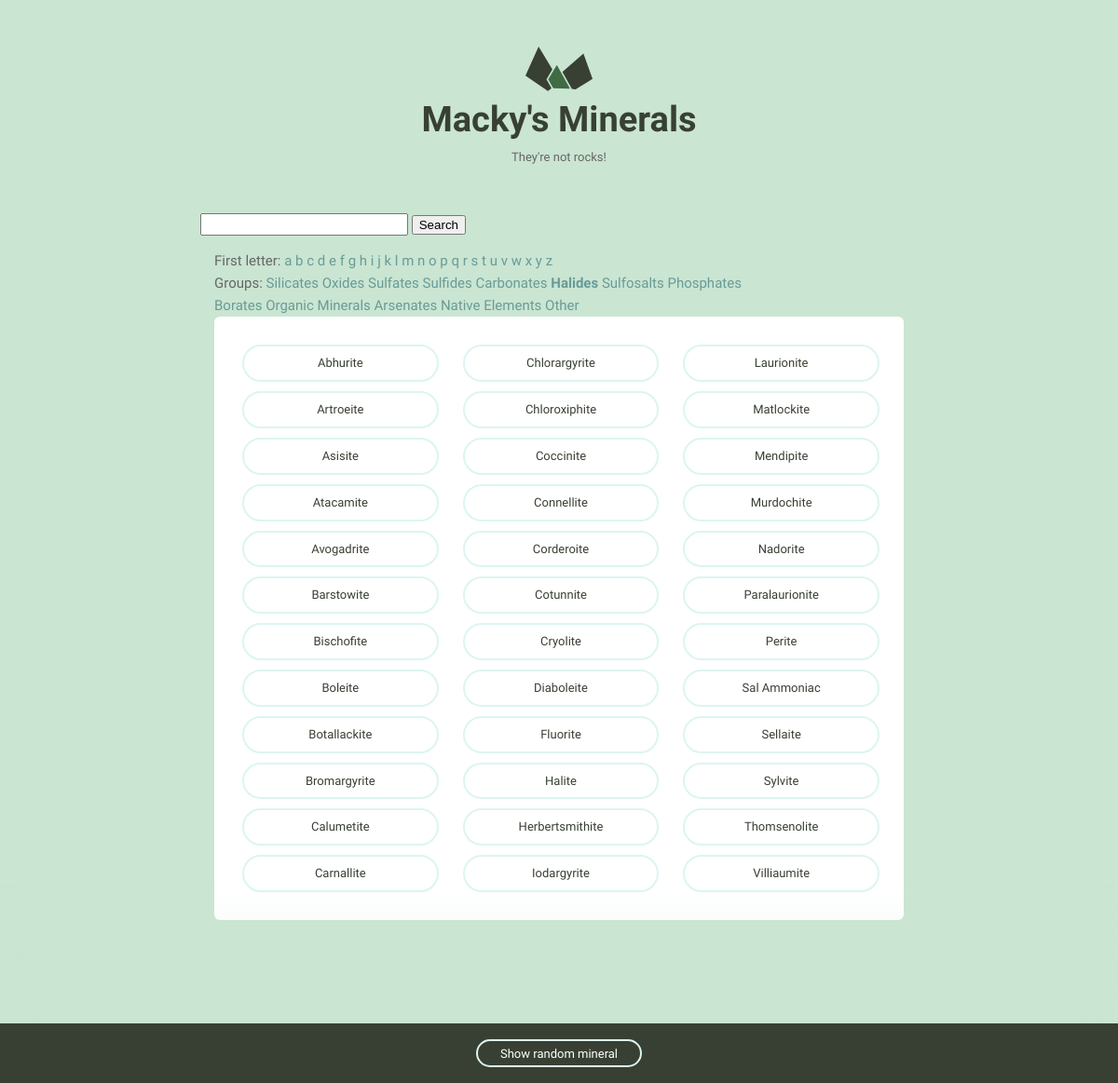
Page /search/group/Halides/ on the committed database.
### minerals/models.py (models this page shows, shortened)
class Mineral(models.Model):
    name = models.CharField(max_length=255)
    image_filename = models.CharField(max_length=255, blank=True)
    image_caption = models.CharField(max_length=255, blank=True)
    category = models.CharField(max_length=255, blank=True)
    formula = models.CharField(max_length=255, blank=True)
    strunz_classification = models.CharField(max_length=255, blank=True)
    crystal_system = models.CharField(max_length=255, blank=True)
    unit_cell = models.CharField(max_length=255, blank=True)
    color = models.CharField(max_length=255, blank=True)
    crystal_symmetry = models.CharField(max_length=255, blank=True)
    cleavage = models.CharField(max_length=255, blank=True)
    mohs_scale_hardness = models.CharField(max_length=255, blank=True)
    luster = models.CharField(max_length=255, blank=True)
    streak = models.CharField(max_length=255, blank=True)
    diaphaneity = models.CharField(max_length=255, blank=True)
    optical_properties = models.CharField(max_length=255, blank=True)
    refractive_index = models.CharField(max_length=255,  blank=True)
    crystal_habit = models.CharField(max_length=255, blank=True)
    specific_gravity = models.CharField(max_length=255, blank=True)
    group = models.CharField(max_length=255, blank=True)

### minerals/views.py (the view)
def mineral_group_search(request, group):
    groups = ['Silicates', 'Oxides', 'Sulfates', 'Sulfides', 'Carbonates',
              'Halides', 'Sulfosalts', 'Phosphates', 'Borates',
              'Organic Minerals', 'Arsenates', 'Native Elements', 'Other']
    all_minerals = Mineral.objects.all()
    random_mineral = random.choice(all_minerals)
    minerals = Mineral.objects.filter(group__contains=group).values('name',
                                                                    'pk')
    return render(request, 'index.html', {'minerals': minerals,
                                          'active_group': group,
                                          'groups': groups,
                                          'random': random_mineral})

### minerals/templates/index.html
{% extends "layout.html" %}
{% block bounds_size %}
  <div class="bounds">
{% endblock %}
{% block content %}
<div class="grid-80">
Groups:
    {% for group in groups %}
    <a href="{% url 'mineral_group_search' group=group %}">
      {% if group == active_group %}
        <b>{{ group }}</b>
      {% else %}
        {{ group }}
      {% endif %}
    </a>
  {% endfor %}
</div>
  <div class="grid-100">
    <ul class="minerals__container">
      {% if minerals %}
        {% for mineral in minerals %}
          <li class="minerals__item">
            <a class="minerals__anchor"
               href="{% url 'mineral_detail' pk=mineral.pk %}">
              {{ mineral.name|title }}
            </a>
          </li>
        {% endfor %}
      {% else %}
        <li class="minerals__item">
          <strong>No items found.</strong>
        </li>
      {% endif %}
    </ul>
  </div>
{% endblock %}

### minerals/static/css/global.css (style rules this page uses)
html { font-family: sans-serif; -ms-text-size-adjust: 100%; -webkit-text-size-adjust: 100%; }
body { margin: 0; }
a { background-color: transparent; }
html { font-size: 62.5%; }
body { background-color: #CAE5D2; font-size: 1.5em; line-height: 1.6; font-weight: 400; font-family: "Cousine"; color: #666; }
.bounds { max-width: 800px; margin: 0 auto; padding: 50px 0 150px; overflow: hidden; }
.grid, .grid-5, .grid-10, .grid-15, .grid-20, .grid-25, .grid-30, .grid-33, .grid-35, .grid-40, .grid-45, .grid-50, .grid-55, .grid-60, .grid-65, .grid-66, .grid-70, .grid-75, .grid-80, .grid-90, .grid-95, .grid-100 { float: left; box-sizing: border-box; position: relative; }
.grid-80 { width: 80%; padding: 0 15px; }
.grid-100 { width: 100%; padding: 0 15px; }
a { color: #689b98; text-decoration: none; -webkit-transition: color 0.2s; -moz-transition: color 0.2s; -ms-transition: color 0.2s; -o-transition: color 0.2s; transition: color 0.2s; }
ul { list-style: circle inside; padding-left: 0; margin-top: 0; }
li { margin-bottom: 1rem; font-size: 1.3rem; }
table, p, ul { margin-bottom: 2.5rem; }
.minerals__container { background-color: #fff; border-radius: 6px; list-style: none; padding: 30px 30px 20px 30px; -webkit-column-gap: 30px; -moz-column-gap: 30px; column-gap: 30px; }
@media (min-width: 640px) { .minerals__container { -webkit-column-count: 3; -moz-column-count: 3; column-count: 3; } }
.minerals__anchor { border: solid 2px #DCF5F2; border-radius: 100px; color: #384033; display: block; font-size: 13px; text-align: center; padding: 8px 0 7px 0; width: 100%; transition: background-color 200ms ease-in-out, font-weight 200ms ease-in-out, color 200ms ease-in-out; }

### rows in the picture
Mineral: name "Abhurite"
Mineral: name "Artroeite"
Mineral: name "Asisite"
Mineral: name "Atacamite"
Mineral: name "Avogadrite"
Mineral: name "Barstowite"
Mineral: name "Bischofite"
Mineral: name "Boleite"
Mineral: name "Botallackite"
Mineral: name "Bromargyrite"
Mineral: name "Calumetite"
Mineral: name "Carnallite"
Mineral: name "Chlorargyrite"
Mineral: name "Chloroxiphite"
Mineral: name "Coccinite"
Mineral: name "Connellite"
Mineral: name "Corderoite"
Mineral: name "Cotunnite"
Mineral: name "Cryolite"
Mineral: name "Diaboleite"
Mineral: name "Fluorite"
Mineral: name "Halite"
Mineral: name "Herbertsmithite"
Mineral: name "Iodargyrite"
Mineral: name "Laurionite"
Mineral: name "Matlockite"
Mineral: name "Mendipite"
Mineral: name "Murdochite"
Mineral: name "Nadorite"
Mineral: name "Paralaurionite"
Mineral: name "Perite"
Mineral: name "Sal Ammoniac"
Mineral: name "Sellaite"
Mineral: name "Sylvite"
Mineral: name "Thomsenolite"
Mineral: name "Villiaumite"

### other values in the picture
{{ letter }} "a" "b" "c" "d" "e" "f" "g" "h" "i" "j" "k" "l" "m" "n" "o" "p" "q" "r" "s" "t" "u" "v" "w" "x" "y" "z"
{{ group }} "Silicates" "Oxides" "Sulfates" "Sulfides" "Carbonates" "Sulfosalts" "Phosphates" "Borates" "Organic Minerals" "Arsenates" "Native Elements" "Other"
{{ group }} "Halides"
